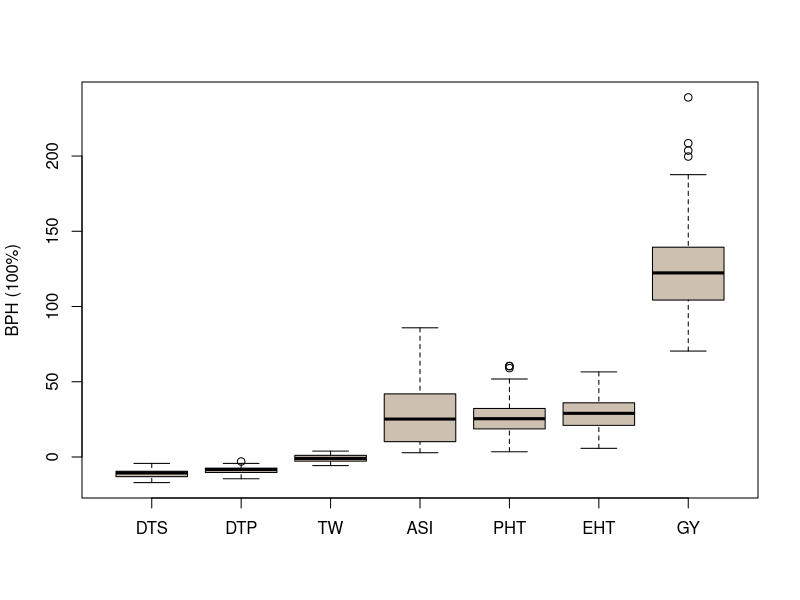

Write the R code that produced this figure. (Note: this script raises an error after producing the figure.)
# Jinliang Yang
# Octo. 27th, 2014
# purpose: levels of heterosis


#######
plot_loh <- function(trait=trait, ...){
  bymed2 <- with(trait, reorder(trait, pBPHmax, median))
  boxplot(pBPHmax ~ bymed2, data=trait,
          xlab = "", ylab= "BPH (100%)", col="antiquewhite3", 
          ...)
}
##### note: change to abs value
trait <- read.csv("data/trait_matrix.csv")
trait[trait$trait == "ASI", ]$pBPHmax <- abs(trait[trait$trait == "ASI", ]$pBPHmin)
trait$pBPHmax <- trait$pBPHmax*100
trait <- subset(trait, pBPHmax<300)

pdf("graphs/Fig1b_v2.pdf", width=5, height=5)
bymed <- plot_loh(trait=trait, main="")
dev.off()


##########
library(plyr)
loh <- ddply(trait, .(trait), summarise,
             h = median(pBPHmax))
loh <- loh[order(loh$h),]
write.table(loh, "cache/loh_pBPHmax_median.csv", sep=",", row.names=FALSE, quote=FALSE)

####>>>>
mean(trait$BPHmax)
sd(trait$BPHmax)
mean(trait$pBPHmax) #0.33
sd(trait$pBPHmax) #0.45

mean(subset(trait, trait == "GY")$pBPHmax) #95.01229 
sd(subset(trait, trait == "GY")$pBPHmax) #16

median(subset(trait, trait == "GY")$BPHmax) 
